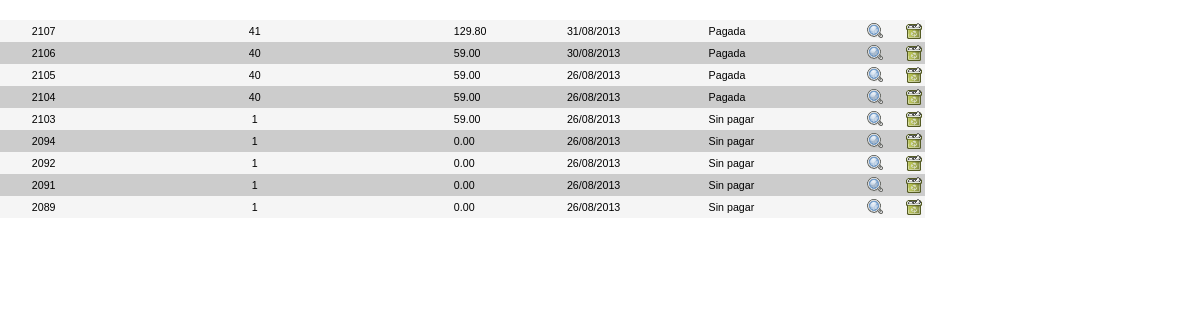
Page /includes/facturas_clientes/rejilla.php on the committed database.
### tables this page shows
CREATE TABLE IF NOT EXISTS `facturas` (
  `codfactura` int(11) NOT NULL AUTO_INCREMENT,
  `fecha` date NOT NULL,
  `iva` tinyint(4) NOT NULL,
  `nombreCliente` varchar(45) NOT NULL,
  `estado` varchar(1) NOT NULL DEFAULT '0',
  `totalfactura` decimal(19,2) NOT NULL,
  `fechavencimiento` date NOT NULL DEFAULT '0000-00-00',
  `borrado` varchar(1) NOT NULL DEFAULT '0',
  `remito` varchar(20) NOT NULL,
`numfactura` varchar(20) NOT NULL,
  `fvendedor` varchar(20) NOT NULL,
  PRIMARY KEY (`codfactura`)
);

### includes/sys/conexion.php (called while the page is built, shortened)
<?php
class conexion {
    private $conexion;
    public function conexion() {
        if (!isset($this->conexion)) {
            $this->conexion = (mysql_connect("127.0.0.1", "root", "")) ;
        }
        $this->getParamentros();
    }
    public function consulta($consulta) {
        $resultado = mysql_query($consulta, $this->conexion);
        return $resultado;
    }
    public function num_rows($consulta) {
        return mysql_num_rows($consulta);
    }
    public function getParamentros() {
        $query_tmp = "SELECT * FROM parametros WHERE indice=1";
        $rs_tmp = mysql_query($query_tmp, $this->conexion);
        $bbquery_tmp = "SELECT * FROM parametros WHERE indice=1";
        $bbrs_tmp = mysql_query($bbquery_tmp, $this->conexion);
    }
}

### includes/funciones/fechas.php (called while the page is built, shortened)
<?php
function implota($fecha) {
    @$vector_fecha = explode("-", $fecha);
    @$aux = $vector_fecha[2];
    @$vector_fecha[2] = $vector_fecha[0];
    @$vector_fecha[0] = $aux;
    return implode("/", $vector_fecha);
}

### includes/facturas_clientes/rejilla.php (the view, shortened to what this page needs)
<?php
require "../sys/conexion.php";
$conn = new conexion();
include ("../funciones/fechas.php");
$estado = @$_POST["cboEstados"];
$where = "1=1";
$where.=" ORDER BY codfactura DESC";
$query_busqueda = "SELECT count(*) as filas FROM facturas WHERE borrado=0 AND " . $where;
$rs_busqueda = @$conn->consulta($query_busqueda);
$filas = @mysql_result($rs_busqueda, 0, "filas");
?>
<html>
    <head>
        <link href="../estilos/estilos.css" type="text/css" rel="stylesheet">
    </head>
    <body onload=inicio()>
        <div id="pagina">
            <div id="zonaContenidoPP">
                <div align="center">
                    <table class="fuente8" width="100%" cellspacing=0 cellpadding=3 border=0 ID="Table1">
                        <?php
                        $iniciopagina = @$_POST["iniciopagina"];
                        if (empty($iniciopagina)) {
                            $iniciopagina = @$_GET["iniciopagina"];
                        } else {
                            $iniciopagina = $iniciopagina - 1;
                        }
                        if (empty($iniciopagina)) {
                            $iniciopagina = 0;
                        }
                        if ($filas > 0) {
                            ?>
                            <?php
                            $sel_resultado = "SELECT codfactura,fecha,totalfactura,estado,nombreCliente FROM facturas WHERE borrado=0 AND " . $where;
                            $sel_resultado = $sel_resultado . "  limit " . $iniciopagina . ",10";
                            $res_resultado = @$conn->consulta($sel_resultado);
                            $contador = 0;
                            while ($contador < @$conn->num_rows($res_resultado)) {
                                if (@mysql_result($res_resultado, $contador, "estado") == 1) {
                                    $estado = "Sin pagar";
                                } else {
                                    $estado = "Pagada";
                                }
                                if ($contador % 2) {
                                    $fondolinea = "itemParTabla";
                                } else {
                                    $fondolinea = "itemImparTabla";
                                }
                                ?>
                                <tr class="<?php echo $fondolinea ?>" onMouseOver="CambiaColor(this, '#000000', '#ffffff')" onMouseOut="CambiaColor2(this, '#000000')" >
                                    <td class="aCentro" width="5%"><?php echo $contador + 1; ?></td>
                                    <td width="5%"><div align="right"><?php echo @mysql_result($res_resultado, $contador, "codfactura") ?></div></td>
                                    <td width="42%"><div align="center"><?php echo @mysql_result($res_resultado, $contador, "nombreCliente") ?></div></td>
                                    <td width="12%"><div align="left"><?php echo number_format(@mysql_result($res_resultado, $contador, "totalfactura"), 2, ".", ",") ?></div></td>
                                    <td class="aDerecha" width="15%"><div align="left"><?php echo implota(@mysql_result($res_resultado, $contador, "fecha")) ?></div></td>
                                    <td class="aDerecha" width="15%"><div align="left"><?php echo $estado ?></div></td>
                                    <td width="10%"><div align="center"><a href="#"><img src="../img/ver.png" width="16" height="16" border="0" onClick="ver_factura(<?php echo @mysql_result($res_resultado, $contador, "codfactura") ?>)" title="Visualizar"></a></div></td>
                                    <td width="10%"><div align="center"><a href="#"><img src="../img/eliminar.png" width="16" height="16" border="0" onClick="eliminar_factura(<?php echo @mysql_result($res_resultado, $contador, "codfactura") ?>)" title="Eliminar"></a></div></td>
                                </tr>
                                <?php
                                $contador++;
                            }
                            ?>
                        </table>
                    <?php } ?>
                </div>
            </div>
        </div>
</body>
</html>

### includes/estilos/estilos.css (style rules this page uses)
#pagina { background-color:#fff; font-family: helvetica; font-size:8pt; left:-9px; width:90%; top: 12px; position: relative; width: 874px; }
#zonaContenidoPP { position:absolute; top:-1%; left:-4%; width:110%; height:210px; }
.itemParTabla { background-color:#ccc; }
.itemImparTabla { background-color:#f5f5f5; }
a:link { font:8pt verdana,arial; color:#000; }
.fuente8 { font:8pt helvetica; }
.aDerecha { text-align:right; }
.aCentro { text-align:center; }

### rows in the picture
facturas: codfactura "2106", nombreCliente "40", totalfactura "59.00", fecha "30/08/2013", estado "Pagada"
facturas: codfactura "2105", nombreCliente "40", totalfactura "59.00", fecha "26/08/2013", estado "Pagada"
facturas: codfactura "2104", nombreCliente "40", totalfactura "59.00", fecha "26/08/2013", estado "Pagada"
facturas: codfactura "2103", nombreCliente "1", totalfactura "59.00", fecha "26/08/2013", estado "Sin pagar"
facturas: codfactura "2094", nombreCliente "1", totalfactura "0.00", fecha "26/08/2013", estado "Sin pagar"
facturas: codfactura "2092", nombreCliente "1", totalfactura "0.00", fecha "26/08/2013", estado "Sin pagar"
facturas: codfactura "2091", nombreCliente "1", totalfactura "0.00", fecha "26/08/2013", estado "Sin pagar"
facturas: codfactura "2089", nombreCliente "1", totalfactura "0.00", fecha "26/08/2013", estado "Sin pagar"

### other values in the picture
implota(@mysql_result($res_resultado, $contador, "fecha")) "31/08/2013"
$estado "Pagada"
